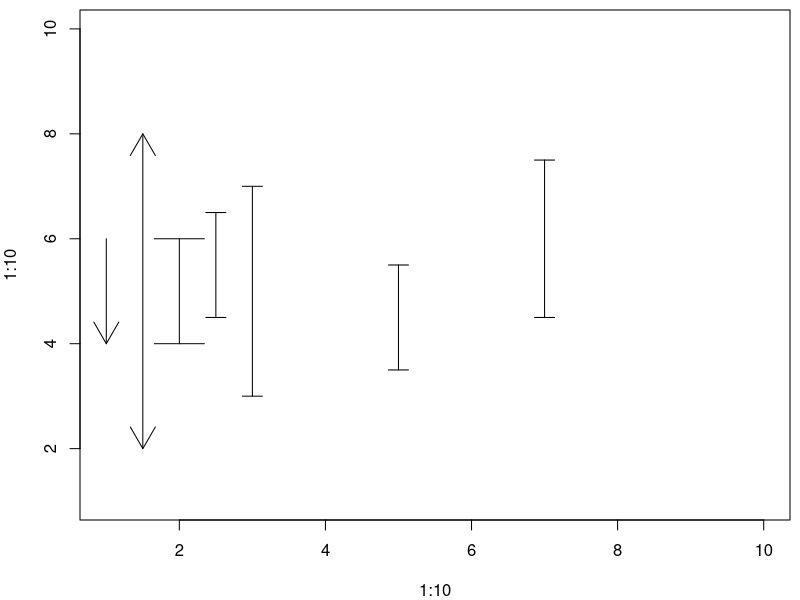
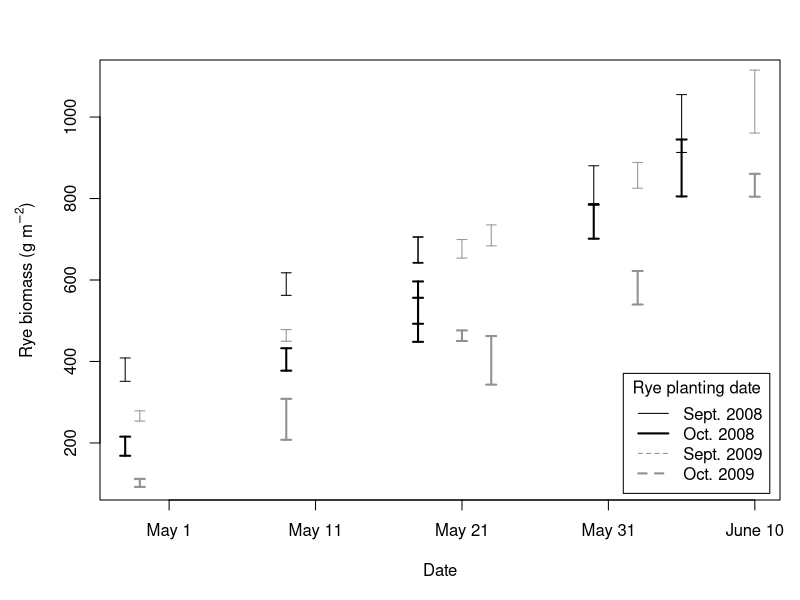

The R script that drew these images, in order:
# Chapter 16: Visualizing Data II - Errorbars and Ribbons

# 16.1 - Errorbars - Introducing arrows() ---------------------------------
op <- par(mar=c(4,4,0.5,0.5))
plot(1:10, 1:10, type = "n")
arrows(x0=1, y0=6, x1=1, y1=4)
arrows(1.5, 8, 1.5, 2, code = 3) # both direction
arrows(2, 6, 2, 4, code = 3, angle = 90) # error bar
arrows(2.5, 6.5, 2.5, 4.5, code = 3, angle = 90, length = 0.1)

# plot vectors of arrows
x <- c(3, 5, 7)
y <- c(5, 4.5, 6)
z <- c(2, 1, 1.5)
arrows(x, y-z, x, y+z, code = 3, angle = 90, length = 0.1) # 3 error bars

RyeMeans <- read.delim("Data/Rye ANCOVA.txt", comment="#")
head(RyeMeans)


# 16.2 - Custom Axis Formatting -------------------------------------------

RyeMeans$Term.DOY # not in order
RyeMeans<-RyeMeans[order(RyeMeans$Term.DOY),] # sort the data by Term.DOY

# empty plot first
range(RyeMeans$MeanDM+RyeMeans$DMse) # ~110 to ~1100)
range(RyeMeans$Term.DOY) # find x range (~115-160)
levels(RyeMeans$YrPd)

op<-par(mar=c(5,5,3,1)) # save the par settings and set margin settings.
with(subset(RyeMeans,YrPd=="2008 P1"),
     plot(Term.DOY,MeanDM,ylim=c(100,1100), 
          xlim=range(RyeMeans$Term.DOY),
          ylab=expression(paste("Rye biomass (g ",m^{-2},")")),
          xlab="Date", type="n",xaxt="n")) # subest not necessary here

# for dates on X axis, use this, and add xaxt="n" to plot cmd above
axis(side=1,at=seq(120,160,by=10),
     labels=c("May 1","May 11","May 21","May 31","June 10")) 


# 16.3 - Plotting Errorbars and Preparing to Add Lines --------------------
## add error bars for termination date (Term.DOY) in each treatment group (YrPd).
with(subset(RyeMeans,YrPd=="2008 P1"),
     arrows(Term.DOY, MeanDM+DMse, Term.DOY, MeanDM-DMse, length = 0.05, angle = 90, code=3, lwd=1, col="black"))
with(subset(RyeMeans,YrPd=="2008 P2"),
     arrows(Term.DOY, MeanDM+DMse, Term.DOY, MeanDM-DMse, length = 0.05, angle = 90, code=3, lwd=2, col="black"))
with(subset(RyeMeans,YrPd=="2009 P1"),
     arrows(Term.DOY, MeanDM+DMse, Term.DOY, MeanDM-DMse, length = 0.05, angle = 90, code=3, lwd=1, col="grey57"))
with(subset(RyeMeans,YrPd=="2009 P2"),
     arrows(Term.DOY, MeanDM+DMse, Term.DOY, MeanDM-DMse, length = 0.05, angle = 90, code=3, lwd=2, col="grey57"))
legend("bottomright",inset=0.015,
       legend=c("Sept. 2008","Oct. 2008","Sept. 2009","Oct. 2009"),
       lwd=c(1,2,1,2), col=c("black","black","grey57","grey57"), 
       lty=c(1,1,2,2),title="Rye planting date")
# ADD lines
endpoints<-data.frame(Term.DOY= c(117,155,117,155,118,160,118,160), 
                      YrPd=rep(c("2008 P1","2008 P2","2009 P1","2009 P2"),each=2))
endpoints<-cbind(endpoints, predict(lm(MeanDM~Term.DOY*YrPd,data=RyeMeans),
                                    newdata=endpoints))

# 16.4 - Adding Lines and a Small Table to a Plot -------------------------


